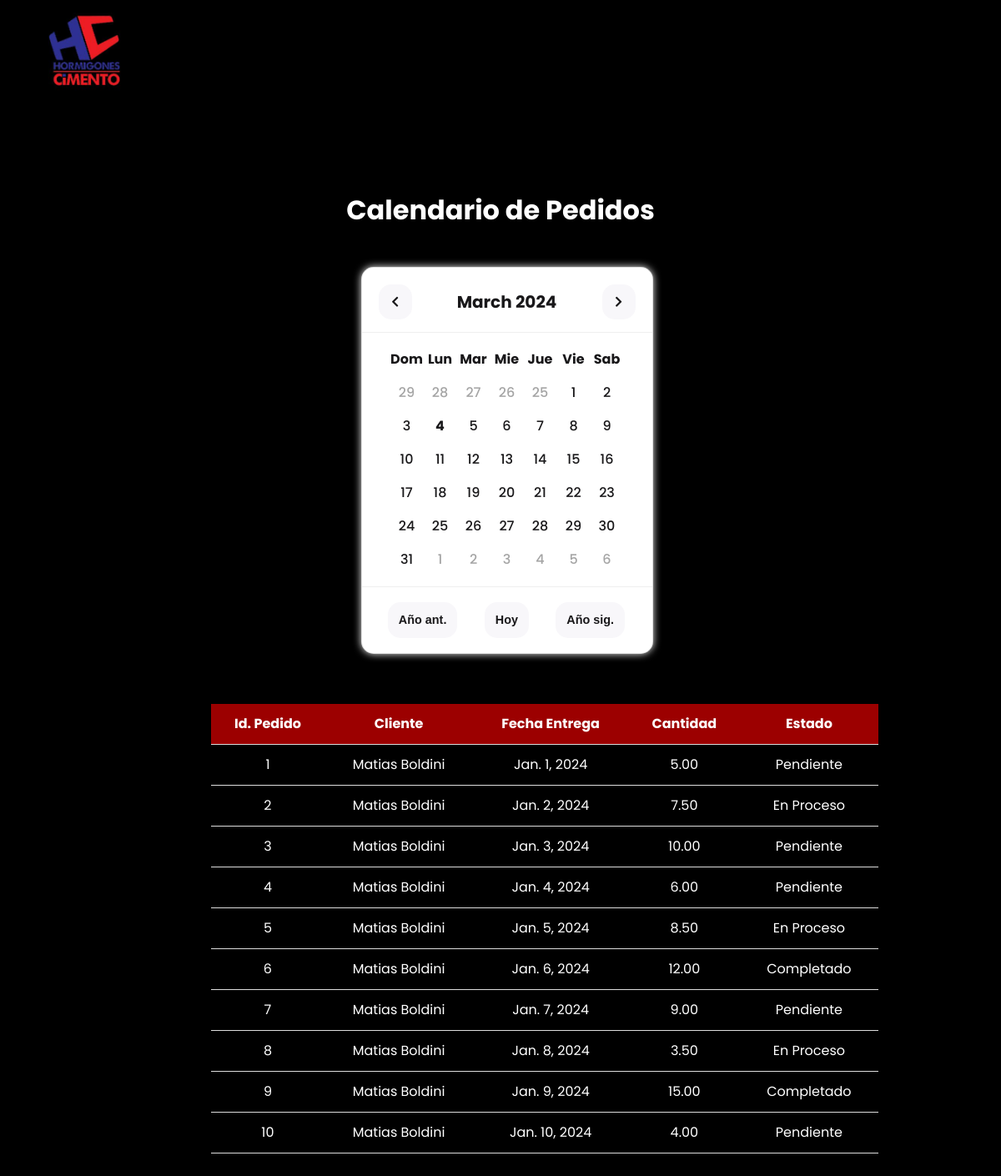
Page /calendarioPedidos on the committed database.
### tesisApp/models.py (models this page shows, shortened)
class Pedido(models.Model):
    IdPedido = models.AutoField(primary_key=True)
    DNICliente = models.ForeignKey(Cliente, on_delete=models.CASCADE)
    IdObra = models.ForeignKey(Obra, on_delete=models.CASCADE)
    FechaDeEntrega = models.DateField()
    Hormigones = models.ManyToManyField('Hormigon')
    CantidadM3 = models.DecimalField(max_digits=10, decimal_places=2)
    EstadoPedido = models.CharField(max_length=50, choices=ESTADO_PEDIDO_CHOICES, default='Pendiente')
    class Meta:
        db_table = 'tesisApp_pedido_test'  # Nombre de la tabla en la base de datos

class Cliente(models.Model):
    DNICliente = models.CharField(primary_key=True, max_length=15)
    nombre = models.CharField(max_length=100)
    apellido = models.CharField(max_length=100)
    email = models.EmailField()
    telefono = models.CharField(max_length=15)
    def __str__(self):
        return f'{self.nombre} {self.apellido}'

### tesisApp/views.py (the view)
# urls.py: path('calendarioPedidos', views.calendarioPedidos, name="calendarioPedidos"),
def calendarioPedidos(request):
    if request.method == 'POST':
        formattedDate = request.POST.get('fecha', None)
        if formattedDate:
            pedidos = Pedido.objects.filter(FechaDeEntrega=formattedDate)
            if pedidos:
                print(f'--- Hay pedidos disponibles para la fecha {formattedDate}. --- \n')
            else:
                print(f'--- No hay pedidos disponibles para la fecha {formattedDate}. --- \n')
            return render(request, 'tesisApp/calendarioPedidos.html', {'pedidos': pedidos})
        else:
            print('Error en la seleccion de fecha')
    else:
        print('Error en la seleccion de fecha')
        pedidos = Pedido.objects.all()
        return render(request, 'tesisApp/calendarioPedidos.html', {'pedidos': pedidos})

### tesisApp/templates/tesisApp/calendarioPedidos.html (shortened to what this page needs)
{% extends './layout.html' %}
{% block content %}
    <div class="container d-flex justify-content-center align-items-center vh-90">
        <div class="col-lg-6 columnaCentral">
            <section class="container mt-custom mb-4">
                <div class="row mb-2">
                    <div class="col-12 text-center">
                        <h1 class="titulo-principal">Calendario de Pedidos</h1>
                    </div>
                </div>
            <div class="contenedor-calendar">
                <div class="card">
                    <div class="calendar-toolbar">
                        <button class="prev month-btn">
                        <i class="fas fa-chevron-left"></i>
                        </button>
                        <div class="current-month"></div>
                        <button class="next month-btn">
                        <i class="fas fa-chevron-right"></i>
                        </button>
                    </div>
                    <div class="calendar">
                        <div class="weekdays">
                        <div class="weekday-name">Dom</div>
                        <div class="weekday-name">Lun</div>
                        <div class="weekday-name">Mar</div>
                        <div class="weekday-name">Mie</div>
                        <div class="weekday-name">Jue</div>
                        <div class="weekday-name">Vie</div>
                        <div class="weekday-name">Sab</div>
                        </div>
                        <div class="calendar-days"></div>
                    </div>
                    <div class="goto-buttons">
                        <button type="button" class="btn-cal prev-year" >Año ant.</button>
                        <button type="button" class="btn-cal today" id="todayBtn">Hoy</button>
                        <button type="button" class="btn-cal next-year">Año sig.</button>
                    </div>
                    </div>
            </div>
            <div class="contenedor-todo">
                <div class="grilla">
                  <div class="contenedor-tabla">
                    <table id="tabla" class="tablaCalendar">
                        <thead>
                            <tr>
                                <th>Id. Pedido</th>
                                <th>Cliente</th>
                                <th>Fecha Entrega</th>
                                <th>Cantidad</th>
                                <th>Estado</th>
                            </tr>
                        </thead>
                        <tbody>
                        {% for pedido in pedidos %}
                            <tr>
                                <td>{{ pedido.IdPedido }}</td>
                                <td>{{ pedido.DNICliente }}</td>
                                <td>{{ pedido.FechaDeEntrega }}</td>
                                <td>{{ pedido.CantidadM3 }}</td>
                                <td>{{ pedido.EstadoPedido }}</td>
                            </tr>
                        {% endfor %}
                        </tbody>
                    </table>
                  </div>
                </div>
            </div>
        </section>
        </div>
    </div>
{% endblock %}

### tesisApp/templates/tesisApp/layout.html (shortened to what this page needs)
<!DOCTYPE html>
<html lang="en">
<head>
    <link rel="stylesheet" href="https://stackpath.bootstrapcdn.com/bootstrap/4.5.2/css/bootstrap.min.css">
    <link href="https://cdnjs.cloudflare.com/ajax/libs/font-awesome/5.13.0/css/all.min.css" rel="stylesheet"/>
    <link href="https://cdn.lineicons.com/4.0/lineicons.css" rel="stylesheet" />
    <link rel="stylesheet" href="https://cdnjs.cloudflare.com/ajax/libs/bootstrap-datepicker/1.9.0/css/bootstrap-datepicker.min.css">
    <link rel="stylesheet" type="text/css" href="../../static/login.css?v=1.1">
</head>
<body class="cuerpo">
    <div class="contenedor">
        <nav class="navbar navbar-expand-lg navbar-light" style="background-color: black">
            <div class="container-fluid">
                <a class="navbar-brand my-logo" href="#">
                    <img src="../../static/hc.jpg" alt="Logo de mi empresa" class="img-fluid float-left" style="margin-right: 10px;">
                </a>
            </div>
        </nav>
        <div class="wrapper">
            <aside id="sidebar">
                <div class="parte1" style="outline: none;">
                    <div class="d-flex" style="outline: none;">
                        <button class="toggle-btn" type="button" style="outline: none;">
                        </button>
                    </div>
                </div>
                </aside>
            </div>
            {% block content %}
            {% endblock %}
        </div>
</body>
</html>

### tesisApp/static/login.css (style rules this page uses)
body { background-color: black; }
nav { margin-bottom: 6rem; margin-left: 20px; }
.my-logo { padding: 0; }
.my-logo img { width: 100px; }
.titulo-principal { color: white; font-size: 2rem; font-weight: 700; font-family: "Poppins", sans-serif; }
.my-logo img { width: 100px; margin-left: 0px; }
a { text-decoration: none; }
h1 { font-weight: 600; font-size: 1.5rem; }
body { font-family: 'Poppins', sans-serif; background-color: black; color: black; }
.wrapper { display: flex; }
#sidebar { width: 70px; min-width: 70px; z-index: 1000; transition: all .7s ease-in-out; background-color: rgb(0, 0, 0); display: flex; flex-direction: column; }
.toggle-btn { background-color: transparent; cursor: pointer; border: 0; padding: 1rem 1.5rem; outline:none; }
.navbar { margin-left: 20px; }
.wrapper { margin-top: -80px; height: 100px; }
.toggle-btn { background-color: transparent; cursor: pointer; border: 0; padding: 1rem 1.5rem; transition: transform 0.7s ease-in-out; outline: none; }
.card { width: 350px; height: fit-content; background-color: #FFFFFF; border-radius: 15px; box-shadow: 0px 0px 10px #efefef; text-align: center; margin-left: 80px; margin-top: 40px; }
.calendar-toolbar { display: flex; justify-content: space-between; align-items: center; padding: 20px; padding-bottom: 15px; border-bottom: 1px solid #efefef; }
.calendar-toolbar > .current-month { font-size: 20px; font-weight: bold; color: #19181a; }
.calendar-toolbar > [class$="month-btn"] { width: 40px; aspect-ratio: 1; text-align: center; line-height: 40px; font-size: 14px; color: #19181a; background: #f8f7fa; border: none; border-radius: 15px; }
.weekdays, .calendar-days { display: flex; flex-wrap: wrap; padding-inline: 18px; }
.weekdays { padding-top: 12px; display: flex; justify-content: center; }
.calendar-days { padding-bottom: 12px; display: flex; justify-content: center; }
.weekday-name, [class$="-day"] { width: 40px; height: 40px; color: #19181a; text-align: center; line-height: 40px; font-weight: 500; font-size: 1rem; }
.weekday-name { color: #19181a; font-weight: 700; }
.goto-buttons { border-top: 1px solid #efefef; padding-block: 18px; display: flex; justify-content: space-evenly; }
.btn-cal { background: #f8f7fa; border: none; border-radius: 15px; padding: 11px 13px; color: #19181a; font-family: "Quicksand", sans-serif; font-weight: 600; font-size: 0.9rem; margin-right: 1px; box-shadow: 0px 0px 0px #efefef; }
.tablaCalendar { width: 100%; border-collapse: collapse; margin-top: 20px; font-size: 16px; color: white; }
th, td { padding: 12px; border-bottom: 1px solid #ddd; text-align: center; max-width: 210px !important; max-height: 70px; overflow: hidden; text-overflow: ellipsis; white-space:nowrap; }
th { background-color: rgb(156, 0, 0); color: white; }
.contenedor-tabla { width: 800px; max-height: 650px; overflow-y: auto; margin-left: -100px; }
.grilla { margin-top: 40px; margin-bottom: 40px; }
.columnaCentral { width: 900px; display: flex; flex-direction: column; justify-content: center; }
.contenedor-calendar { justify-content: center; flex-direction: column; width: 100%; }

### rows in the picture
Pedido: IdPedido "1", DNICliente "Matias Boldini", FechaDeEntrega "Jan. 1, 2024", CantidadM3 "5.00", EstadoPedido "Pendiente"
Pedido: IdPedido "2", DNICliente "Matias Boldini", FechaDeEntrega "Jan. 2, 2024", CantidadM3 "7.50", EstadoPedido "En Proceso"
Pedido: IdPedido "3", DNICliente "Matias Boldini", FechaDeEntrega "Jan. 3, 2024", CantidadM3 "10.00", EstadoPedido "Pendiente"
Pedido: IdPedido "4", DNICliente "Matias Boldini", FechaDeEntrega "Jan. 4, 2024", CantidadM3 "6.00", EstadoPedido "Pendiente"
Pedido: IdPedido "5", DNICliente "Matias Boldini", FechaDeEntrega "Jan. 5, 2024", CantidadM3 "8.50", EstadoPedido "En Proceso"
Pedido: IdPedido "6", DNICliente "Matias Boldini", FechaDeEntrega "Jan. 6, 2024", CantidadM3 "12.00", EstadoPedido "Completado"
Pedido: IdPedido "7", DNICliente "Matias Boldini", FechaDeEntrega "Jan. 7, 2024", CantidadM3 "9.00", EstadoPedido "Pendiente"
Pedido: IdPedido "8", DNICliente "Matias Boldini", FechaDeEntrega "Jan. 8, 2024", CantidadM3 "3.50", EstadoPedido "En Proceso"
Pedido: IdPedido "9", DNICliente "Matias Boldini", FechaDeEntrega "Jan. 9, 2024", CantidadM3 "15.00", EstadoPedido "Completado"
Pedido: IdPedido "10", DNICliente "Matias Boldini", FechaDeEntrega "Jan. 10, 2024", CantidadM3 "4.00", EstadoPedido "Pendiente"
